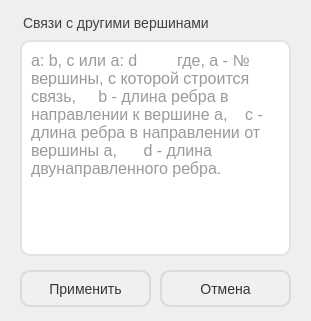
<?xml version="1.0" encoding="UTF-8"?>
<ui version="4.0">
 <class>AddVertexDialog</class>
 <widget class="QDialog" name="AddVertexDialog">
  <property name="geometry">
   <rect>
    <x>0</x>
    <y>0</y>
    <width>311</width>
    <height>321</height>
   </rect>
  </property>
  <property name="windowTitle">
   <string>Добавить вершину</string>
  </property>
  <property name="styleSheet">
   <string notr="true">QMainWindow {
background-color: #F5F5F5;
}

QPlainTextEdit, QLineEdit {
background-color: white;
padding: 5px;
border: 2px solid #E2E2E2;
border-radius: 10px;

margin-bottom: 5px;

color: #363636;
font-family: &quot;cascadia mono&quot;;
font-size: 16px;
}

QPlainTextEdit:focus, QLineEdit:focus, QPushButton:focus {
border: 2px solid #64A0C2;
}

QPlainTextEdit:hover, QLineEdit:hover, QPushButton:hover {
border: 2px solid #CEA8BF;
}

QPushButton:hover{ 
background-color: #CEA8BF; 
}

QPushButton {
background-color: #F0F0F0;
color: #363636;

font-family: &quot;bahnschrift semibold&quot;;
font-size: 14px;

border: 2px solid #DADADA;
border-radius: 10px;
padding: 5px;

margin-bottom: 4px;
}

QPushButton:pressed {
background-color: #64A0C2;
border: 2px solid #64A0C2;
}

QLabel {
color: #424242;
font-family: &quot;bahnschrift semibold&quot;;
font-size: 14px;
margin-bottom: 5px;
}

QMenuBar {
background-color: white;
color: #363636;

font-family: &quot;bahnschrift semibold&quot;;
font-size: 14px;
}</string>
  </property>
  <widget class="QPlainTextEdit" name="VertexRefsPlainTextEdit">
   <property name="geometry">
    <rect>
     <x>20</x>
     <y>40</y>
     <width>271</width>
     <height>221</height>
    </rect>
   </property>
   <property name="placeholderText">
    <string>a: b, c или a: d         где, a - № вершины, с которой строится связь,     b - длина ребра в направлении к вершине a,    c - длина ребра в направлении от вершины а,      d - длина двунаправленного ребра.</string>
   </property>
  </widget>
  <widget class="QLabel" name="label">
   <property name="geometry">
    <rect>
     <x>20</x>
     <y>10</y>
     <width>211</width>
     <height>31</height>
    </rect>
   </property>
   <property name="text">
    <string>Связи с другими вершинами</string>
   </property>
  </widget>
  <widget class="QPushButton" name="CancelPushButton">
   <property name="geometry">
    <rect>
     <x>160</x>
     <y>270</y>
     <width>131</width>
     <height>41</height>
    </rect>
   </property>
   <property name="text">
    <string>Отмена</string>
   </property>
  </widget>
  <widget class="QPushButton" name="ApplyPushButton">
   <property name="geometry">
    <rect>
     <x>20</x>
     <y>270</y>
     <width>131</width>
     <height>41</height>
    </rect>
   </property>
   <property name="text">
    <string>Применить</string>
   </property>
  </widget>
 </widget>
 <resources/>
 <connections/>
</ui>
